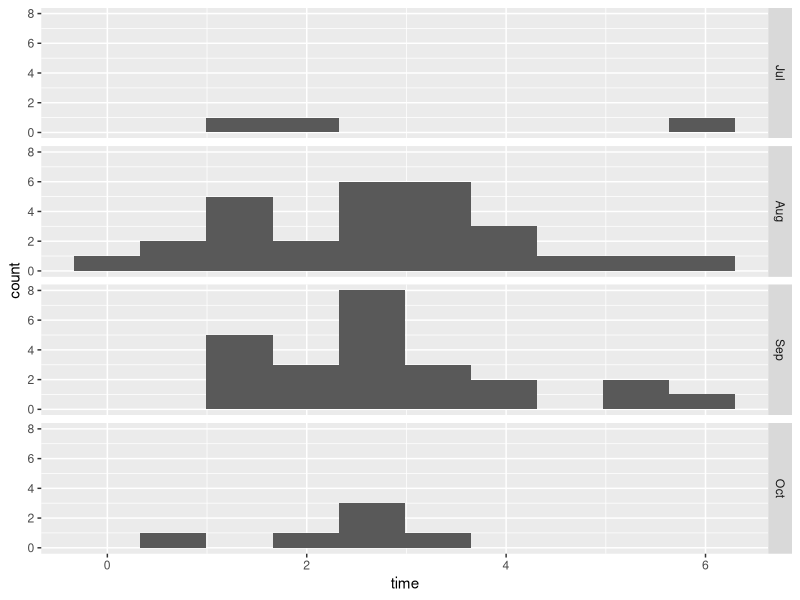
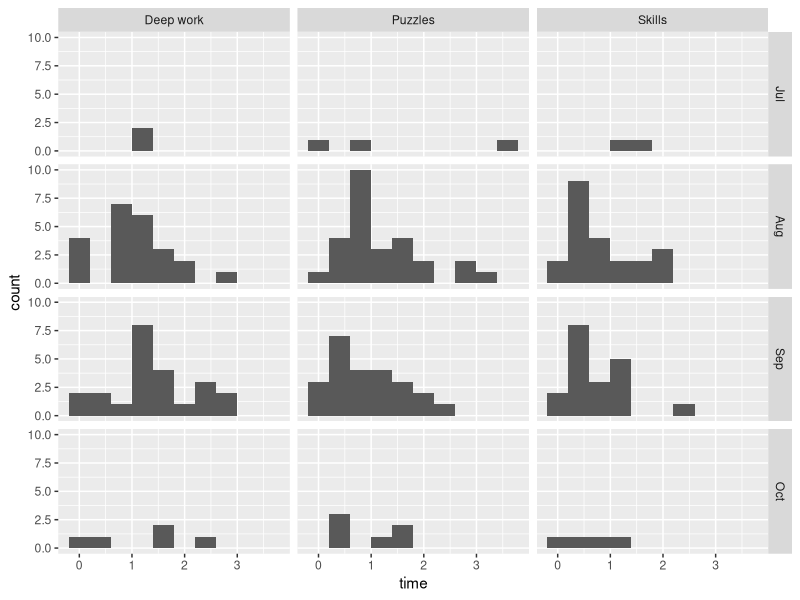
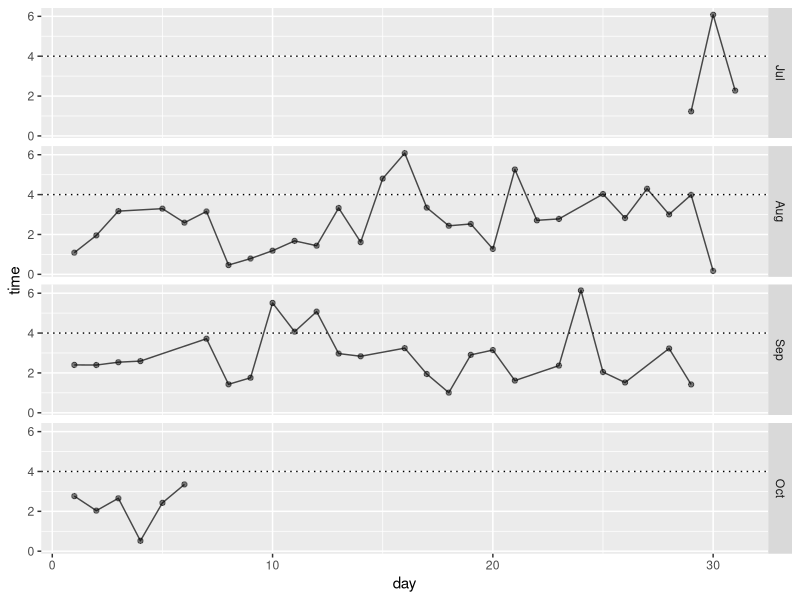
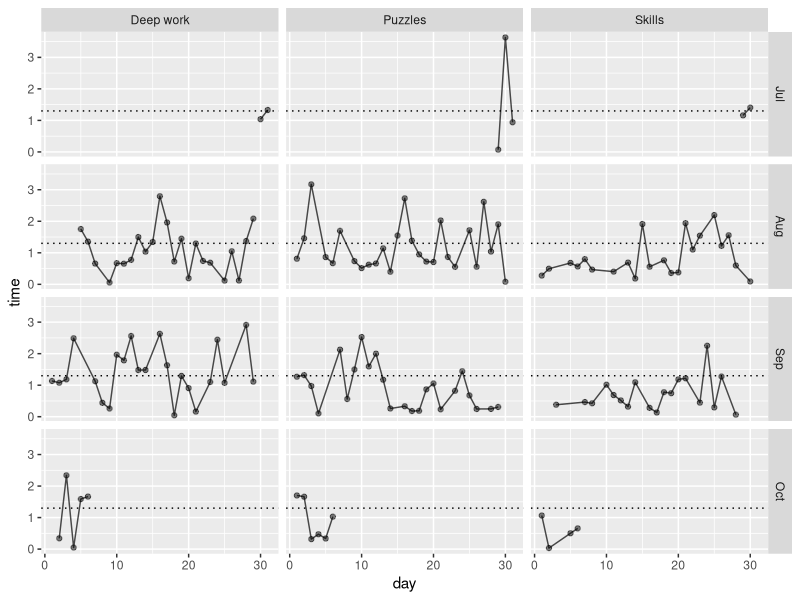

Here is the R script that generated these plots, in order:
## ---- chunk 1
# packages
library(tidyverse)

# get data
tracker_data <- readr::read_csv("atracker-data-2018-11-12.csv") %>%
  # tidy up columns
  rename(start = `Start time`,
         end = `End time`,
         duration = Duration,
         hours = `Duration in hours`,
         category = Category,
         project = `Task name`) %>%
  # drop things unused features
  select(-`Task description`, -Note) %>% 
  # convert dates to date objects in R
  mutate(start = lubridate::dmy_hm(start),
         end = lubridate::dmy_hm(end),
         duration = lubridate::as.duration(duration),
         day = lubridate::day(start),
         month = lubridate::month(start, label = TRUE),
         date = lubridate::date(start))



## ---- chunk 2
# plot monthly distributions
tracker_data %>% 
  filter(category != "Wellness") %>%  # for now, need to join in calendar and munge yoga
  group_by(date, month) %>% 
  summarise(time = sum(duration) / 3600) %>%
  ggplot(aes(x = time)) +
  geom_histogram(bins = 10) +
  facet_grid(month ~ .)

## ---- chunk 3
# plot monthly by category distributions
tracker_data %>% 
  group_by(date, category, month) %>% 
  summarise(time = sum(duration) / 3600) %>%
  filter(category != "Wellness") %>%  # for now, need to join in calendar and munge yoga
  ggplot(aes(x = time)) +
  geom_histogram(bins = 10) +
  facet_grid(month ~ category)

## ---- chunk 4
# plot monthly by category distributions
tracker_data %>% 
  filter(category != "Wellness") %>%  # for now, need to join in calendar and munge yoga
  group_by(day, month) %>% 
  summarise(time = sum(duration) / 3600) %>% 
  ggplot(aes(x = day, y = time)) +
  geom_line(alpha = 0.7) +
  geom_point(alpha = 0.5) +
  geom_hline(yintercept = 4, linetype = "dotted") +
  facet_grid(month ~ .)

# with categories
tracker_data %>% 
  filter(category != "Wellness") %>%  # for now, need to join in calendar and munge yoga
  group_by(day, month, category) %>% 
  summarise(time = sum(duration) / 3600) %>% 
  ggplot(aes(x = day, y = time)) +
  geom_line(alpha = 0.7) +
  geom_point(alpha = 0.5) +
  geom_hline(yintercept = 1.3, linetype = "dotted") +
  facet_grid(month ~ category)

